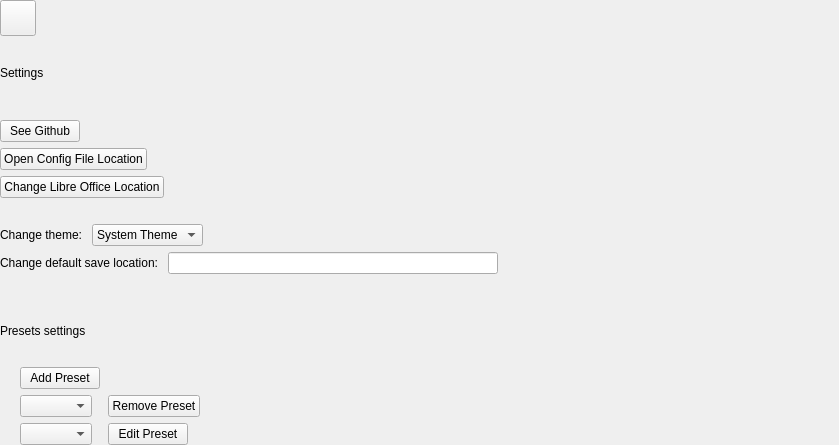
          <widget class="QWidget" name="scrollAreaWidgetContents_4">
           <property name="geometry">
            <rect>
             <x>0</x>
             <y>0</y>
             <width>839</width>
             <height>445</height>
            </rect>
           </property>
           <layout class="QVBoxLayout" name="verticalLayout_23">
            <property name="leftMargin">
             <number>0</number>
            </property>
            <property name="topMargin">
             <number>0</number>
            </property>
            <property name="bottomMargin">
             <number>0</number>
            </property>
            <item>
             <layout class="QHBoxLayout" name="horizontalLayout_34">
              <item>
               <widget class="QPushButton" name="buttonBack_5">
                <property name="minimumSize">
                 <size>
                  <width>24</width>
                  <height>24</height>
                 </size>
                </property>
                <property name="maximumSize">
                 <size>
                  <width>36</width>
                  <height>36</height>
                 </size>
                </property>
                <property name="text">
                 <string/>
                </property>
                <property name="icon">
                 <iconset resource="../resources.qrc">
                  <normaloff>:/res/icons/back_dark.svg</normaloff>:/res/icons/back_dark.svg</iconset>
                </property>
                <property name="iconSize">
                 <size>
                  <width>36</width>
                  <height>36</height>
                 </size>
                </property>
                <property name="iconButton" stdset="0">
                 <bool>true</bool>
                </property>
               </widget>
              </item>
              <item>
               <spacer name="horizontalSpacer_62">
                <property name="orientation">
                 <enum>Qt::Orientation::Horizontal</enum>
                </property>
                <property name="sizeHint" stdset="0">
                 <size>
                  <width>40</width>
                  <height>20</height>
                 </size>
                </property>
               </spacer>
              </item>
             </layout>
            </item>
            <item>
             <widget class="QLabel" name="labelSettings">
              <property name="text">
               <string>Settings</string>
              </property>
              <property name="textRole" stdset="0">
               <string>title</string>
              </property>
             </widget>
            </item>
            <item>
             <spacer name="verticalSpacer_29">
              <property name="orientation">
               <enum>Qt::Orientation::Vertical</enum>
              </property>
              <property name="sizeType">
               <enum>QSizePolicy::Policy::Fixed</enum>
              </property>
              <property name="sizeHint" stdset="0">
               <size>
                <width>20</width>
                <height>10</height>
               </size>
              </property>
             </spacer>
            </item>
            <item>
             <layout class="QHBoxLayout" name="horizontalLayout_37">
              <item>
               <widget class="QPushButton" name="buttonSeeGithub">
                <property name="text">
                 <string>See Github</string>
                </property>
               </widget>
              </item>
              <item>
               <spacer name="horizontalSpacer_61">
                <property name="orientation">
                 <enum>Qt::Orientation::Horizontal</enum>
                </property>
                <property name="sizeHint" stdset="0">
                 <size>
                  <width>40</width>
                  <height>20</height>
                 </size>
                </property>
               </spacer>
              </item>
             </layout>
            </item>
            <item>
             <layout class="QHBoxLayout" name="horizontalLayout_39">
              <item>
               <widget class="QPushButton" name="buttonFileLocation">
                <property name="text">
                 <string>Open Config File Location</string>
                </property>
               </widget>
              </item>
              <item>
               <spacer name="horizontalSpacer_64">
                <property name="orientation">
                 <enum>Qt::Orientation::Horizontal</enum>
                </property>
                <property name="sizeHint" stdset="0">
                 <size>
                  <width>40</width>
                  <height>20</height>
                 </size>
                </property>
               </spacer>
              </item>
             </layout>
            </item>
            <item>
             <layout class="QHBoxLayout" name="horizontalLayout_42">
              <item>
               <widget class="QPushButton" name="LOLocation">
                <property name="text">
                 <string>Change Libre Office Location</string>
                </property>
               </widget>
              </item>
              <item>
               <spacer name="horizontalSpacer_74">
                <property name="orientation">
                 <enum>Qt::Orientation::Horizontal</enum>
                </property>
                <property name="sizeHint" stdset="0">
                 <size>
                  <width>40</width>
                  <height>20</height>
                 </size>
                </property>
               </spacer>
              </item>
             </layout>
            </item>
            <item>
             <spacer name="verticalSpacer_30">
              <property name="orientation">
               <enum>Qt::Orientation::Vertical</enum>
              </property>
              <property name="sizeType">
               <enum>QSizePolicy::Policy::Fixed</enum>
              </property>
              <property name="sizeHint" stdset="0">
               <size>
                <width>20</width>
                <height>20</height>
               </size>
              </property>
             </spacer>
            </item>
            <item>
             <layout class="QHBoxLayout" name="horizontalLayout_38">
              <item>
               <widget class="QLabel" name="labelChangeTheme">
                <property name="text">
                 <string>Change theme: </string>
                </property>
               </widget>
              </item>
              <item>
               <widget class="QComboBox" name="comboTheme">
                <item>
                 <property name="text">
                  <string>System Theme</string>
                 </property>
                </item>
                <item>
                 <property name="text">
                  <string>Dark</string>
                 </property>
                </item>
                <item>
                 <property name="text">
                  <string>Light</string>
                 </property>
                </item>
               </widget>
              </item>
              <item>
               <spacer name="horizontalSpacer_63">
                <property name="orientation">
                 <enum>Qt::Orientation::Horizontal</enum>
                </property>
                <property name="sizeHint" stdset="0">
                 <size>
                  <width>40</width>
                  <height>20</height>
                 </size>
                </property>
               </spacer>
              </item>
             </layout>
            </item>
            <item>
             <layout class="QHBoxLayout" name="horizontalLayout_40">
              <item>
               <widget class="QLabel" name="labelDefaultSaveLocation">
                <property name="text">
                 <string>Change default save location: </string>
                </property>
               </widget>
              </item>
              <item>
               <widget class="QLineEdit" name="lineEditDefaultSave">
                <property name="text">
                 <string/>
                </property>
               </widget>
              </item>
              <item>
               <spacer name="horizontalSpacer_65">
                <property name="orientation">
                 <enum>Qt::Orientation::Horizontal</enum>
                </property>
                <property name="sizeHint" stdset="0">
                 <size>
                  <width>40</width>
                  <height>20</height>
                 </size>
                </property>
               </spacer>
              </item>
             </layout>
            </item>
            <item>
             <spacer name="verticalSpacer_28">
              <property name="orientation">
               <enum>Qt::Orientation::Vertical</enum>
              </property>
              <property name="sizeType">
               <enum>QSizePolicy::Policy::Fixed</enum>
              </property>
              <property name="sizeHint" stdset="0">
               <size>
                <width>20</width>
                <height>20</height>
               </size>
              </property>
             </spacer>
            </item>
            <item>
             <widget class="QLabel" name="labelPresetSettings">
              <property name="text">
               <string>Presets settings</string>
              </property>
             </widget>
            </item>
            <item>
             <layout class="QHBoxLayout" name="horizontalLayout_41">
              <item>
               <spacer name="horizontalSpacer_67">
                <property name="orientation">
                 <enum>Qt::Orientation::Horizontal</enum>
                </property>
                <property name="sizeType">
                 <enum>QSizePolicy::Policy::Fixed</enum>
                </property>
                <property name="sizeHint" stdset="0">
                 <size>
                  <width>20</width>
                  <height>20</height>
                 </size>
                </property>
               </spacer>
              </item>
              <item>
               <widget class="QPushButton" name="buttonAddPreset">
                <property name="text">
                 <string>Add Preset</string>
                </property>
               </widget>
              </item>
              <item>
               <spacer name="horizontalSpacer_66">
                <property name="orientation">
                 <enum>Qt::Orientation::Horizontal</enum>
                </property>
                <property name="sizeHint" stdset="0">
                 <size>
                  <width>40</width>
                  <height>20</height>
                 </size>
                </property>
               </spacer>
              </item>
             </layout>
            </item>
            <item>
             <layout class="QHBoxLayout" name="horizontalLayout_44">
              <item>
               <spacer name="horizontalSpacer_68">
                <property name="orientation">
                 <enum>Qt::Orientation::Horizontal</enum>
                </property>
                <property name="sizeType">
                 <enum>QSizePolicy::Policy::Fixed</enum>
                </property>
                <property name="sizeHint" stdset="0">
                 <size>
                  <width>20</width>
                  <height>20</height>
                 </size>
                </property>
               </spacer>
              </item>
              <item>
               <widget class="QComboBox" name="comboRemovePreset"/>
              </item>
              <item>
               <spacer name="horizontalSpacer_69">
                <property name="orientation">
                 <enum>Qt::Orientation::Horizontal</enum>
                </property>
                <property name="sizeType">
                 <enum>QSizePolicy::Policy::Fixed</enum>
                </property>
                <property name="sizeHint" stdset="0">
                 <size>
                  <width>10</width>
                  <height>20</height>
                 </size>
                </property>
               </spacer>
              </item>
              <item>
               <widget class="QPushButton" name="buttonRemovePreset">
                <property name="text">
                 <string>Remove Preset</string>
                </property>
               </widget>
              </item>
              <item>
               <spacer name="horizontalSpacer_70">
                <property name="orientation">
                 <enum>Qt::Orientation::Horizontal</enum>
                </property>
                <property name="sizeHint" stdset="0">
                 <size>
                  <width>40</width>
                  <height>20</height>
                 </size>
                </property>
               </spacer>
              </item>
             </layout>
            </item>
            <item>
             <layout class="QHBoxLayout" name="horizontalLayout_45">
              <item>
               <spacer name="horizontalSpacer_71">
                <property name="orientation">
                 <enum>Qt::Orientation::Horizontal</enum>
                </property>
                <property name="sizeType">
                 <enum>QSizePolicy::Policy::Fixed</enum>
                </property>
                <property name="sizeHint" stdset="0">
                 <size>
                  <width>20</width>
                  <height>20</height>
                 </size>
                </property>
               </spacer>
              </item>
              <item>
               <widget class="QComboBox" name="comboEditPreset"/>
              </item>
              <item>
               <spacer name="horizontalSpacer_72">
                <property name="orientation">
                 <enum>Qt::Orientation::Horizontal</enum>
                </property>
                <property name="sizeType">
                 <enum>QSizePolicy::Policy::Fixed</enum>
                </property>
                <property name="sizeHint" stdset="0">
                 <size>
                  <width>10</width>
                  <height>20</height>
                 </size>
                </property>
               </spacer>
              </item>
              <item>
               <widget class="QPushButton" name="buttonEditPreset">
                <property name="text">
                 <string>Edit Preset</string>
                </property>
               </widget>
              </item>
              <item>
               <spacer name="horizontalSpacer_73">
                <property name="orientation">
                 <enum>Qt::Orientation::Horizontal</enum>
                </property>
                <property name="sizeHint" stdset="0">
                 <size>
                  <width>40</width>
                  <height>20</height>
                 </size>
                </property>
               </spacer>
              </item>
             </layout>
            </item>
           </layout>
          </widget>
